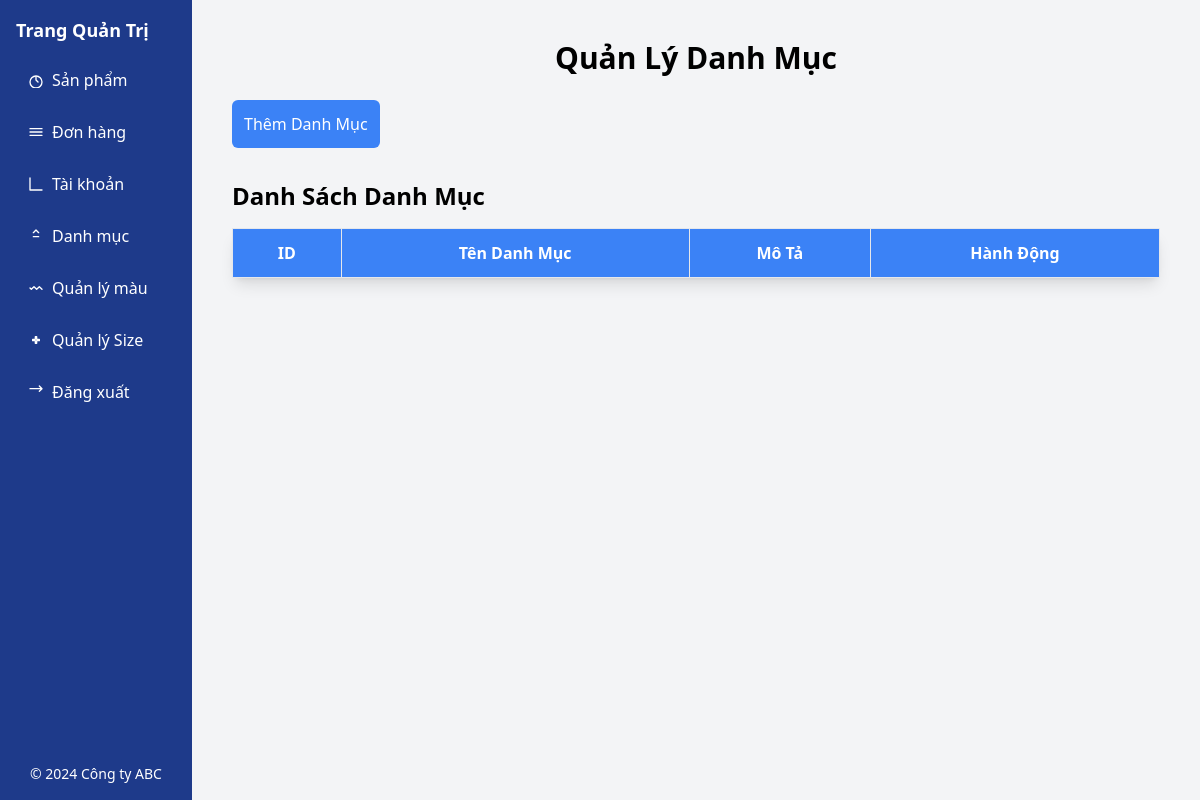
The page /admin/danhmuc.php on the database as committed earlier.
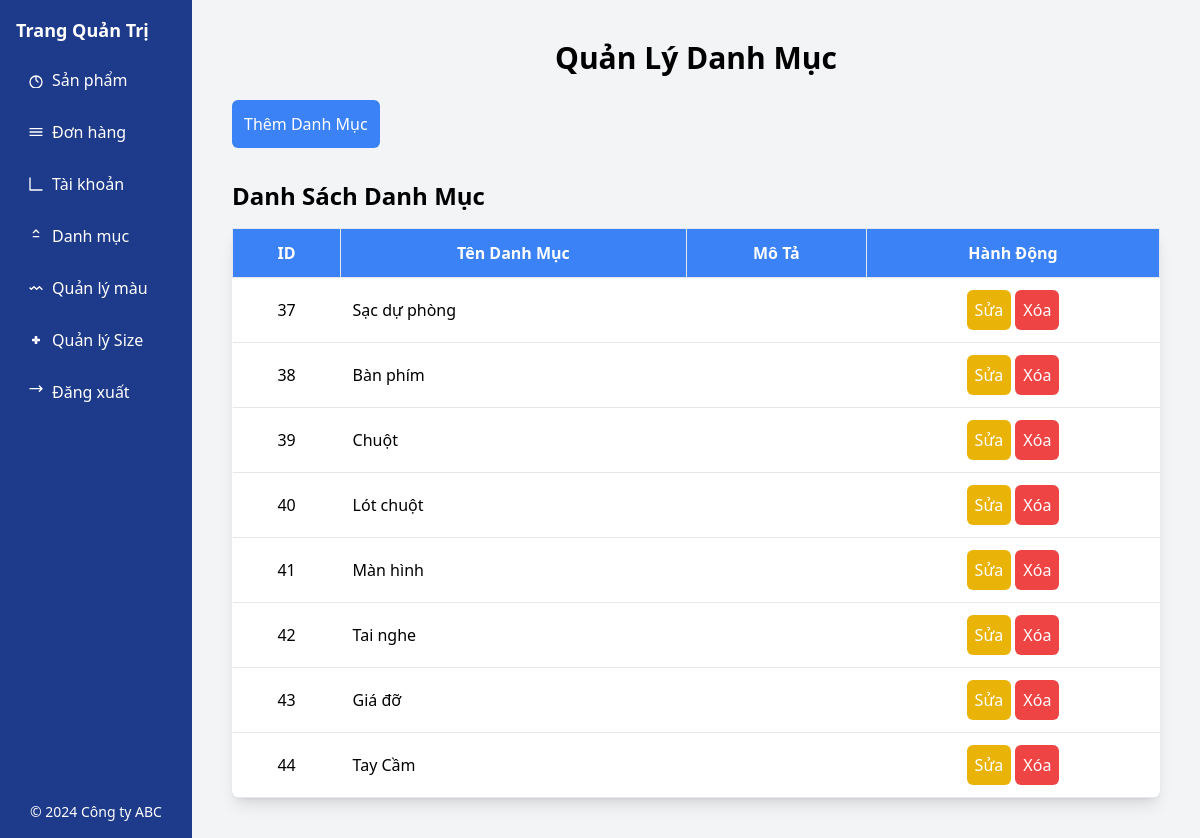
The same page on the database as committed later.
### tables this page shows
CREATE TABLE IF NOT EXISTS `categories` (
  `catagory_id` int NOT NULL AUTO_INCREMENT,
  `name` varchar(255) NOT NULL,
  `description` text,
  `created_at` timestamp NULL DEFAULT CURRENT_TIMESTAMP,
  `updated_at` timestamp NULL DEFAULT CURRENT_TIMESTAMP ON UPDATE CURRENT_TIMESTAMP,
  PRIMARY KEY (`catagory_id`)
);

### class/Db.php (called while the page is built, shortened)
<?php
class Db
{
  public static $conn = null;
  function __construct()
  {
    Db::$conn = new PDO("mysql:host=localhost; dbname=e1", 'root', '');
    Db::$conn->setAttribute(PDO::ATTR_ERRMODE, PDO::ERRMODE_EXCEPTION);
  }
  function selectSQL($sql, $arrParam = [])
  {
    $stm = Db::$conn->prepare($sql);
    $stm->execute($arrParam);
    return $stm->fetchAll(PDO::FETCH_ASSOC);
  }
}

### class/Catagory.php (called while the page is built, shortened)
<?php
class Catagory extends Db
{
    public function all()
    {
        return $this->selectSQL('SELECT * FROM categories');
    }
}

### admin/danhmuc.php (the view, shortened to what this page needs)
<?php
$catagory = new Catagory();
$categories = $catagory->all();
?>
<!DOCTYPE html>
<html lang="vi">
<head>
    <script src="https://cdn.tailwindcss.com"></script>
</head>
<body class="bg-gray-100">
    <div class='flex '>
        <?php include './views/navAdmin.php'; ?>
        <div class='flex-1 p-4'>
            <div class="container mx-auto p-6">
                <h1 class="text-3xl font-bold text-center mb-6">Quản Lý Danh Mục</h1>
                <button onclick="openModal('add')" class="bg-blue-500 text-white p-3 rounded-md mb-8">Thêm Danh
                    Mục</button>
                <h2 class="text-2xl font-semibold mb-4">Danh Sách Danh Mục</h2>
                <table class="w-full table-auto border-collapse bg-white rounded-lg shadow-lg">
                    <thead class="bg-blue-500 text-white">
                        <tr>
                            <th class="p-3 border">ID</th>
                            <th class="p-3 border">Tên Danh Mục</th>
                            <th class="p-3 border">Mô Tả</th>
                            <th class="p-3 border">Hành Động</th>
                        </tr>
                    </thead>
                    <tbody>
                        <?php foreach ($categories as $row): ?>
                            <tr class="border-b">
                                <td class="p-3 text-center"><?php echo $row['catagory_id']; ?></td>
                                <td class="p-3"><?php echo $row['name']; ?></td>
                                <td class="p-3"><?php echo $row['description']; ?></td>
                                <td class="p-3 text-center">
                                    <button
                                        onclick="openModal('edit', <?php echo $row['catagory_id']; ?>, '<?php echo $row['name']; ?>', '<?php echo $row['description']; ?>')"
                                        class="bg-yellow-500 text-white p-2 rounded-md">Sửa</button>
                                    <button onclick="openDeleteModal(<?php echo $row['catagory_id']; ?>)"
                                        class="bg-red-500 text-white p-2 rounded-md">Xóa</button>
                                </td>
                            </tr>
                        <?php endforeach; ?>
                    </tbody>
                </table>
            </div>
        </div>
    </div>
</body>
</html>

Rows that differ between the two databases and show on the page:
added categories: catagory_id "37", name "Sạc dự phòng"
added categories: catagory_id "38", name "Bàn phím"
added categories: catagory_id "39", name "Chuột"
added categories: catagory_id "40", name "Lót chuột"
added categories: catagory_id "41", name "Màn hình"
added categories: catagory_id "42", name "Tai nghe"
added categories: catagory_id "43", name "Giá đỡ"
added categories: catagory_id "44", name "Tay Cầm"
